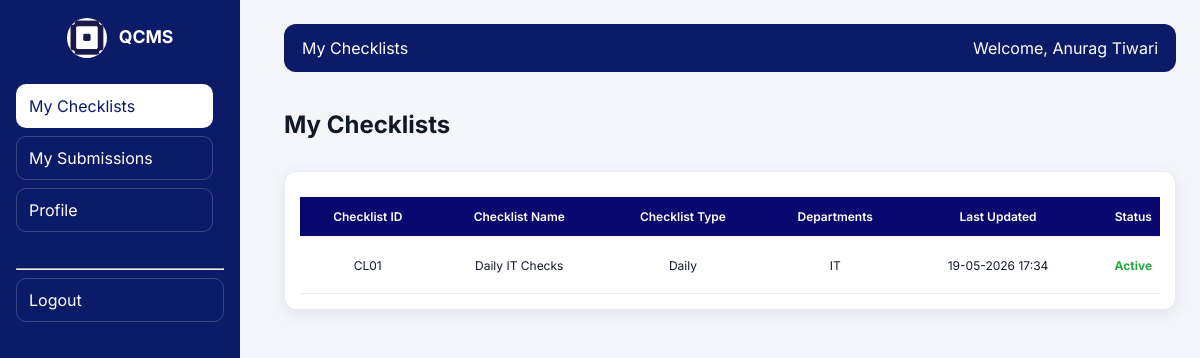
Screenshot of /my-checklists/ (signed in) with the database file from the repository.
### backend/models.py (models this page shows, shortened)
class ChecklistDefinition(models.Model):
    checklist_id = models.CharField(max_length=20, unique=True, db_index=True)
    name = models.CharField(max_length=255)
    checklist_type = models.ForeignKey(ChecklistType, on_delete=models.PROTECT, related_name='checklists')
    projects = models.ManyToManyField(Project, related_name='checklist_definitions', blank=True)
    departments = models.ManyToManyField(Department, related_name='checklist_definitions', blank=True)
    is_active = models.BooleanField(default=True)
    created_at = models.DateTimeField(auto_now_add=True)
    updated_at = models.DateTimeField(auto_now=True)
    class Meta:
        ordering = ['-updated_at']

class ChecklistType(models.Model):
    name = models.CharField(max_length=100, unique=True)
    is_active = models.BooleanField(default=True)
    created_at = models.DateTimeField(auto_now_add=True)
    updated_at = models.DateTimeField(auto_now=True)

class Department(models.Model):
    code = models.CharField(max_length=50, unique=True)
    name = models.CharField(max_length=200)
    is_active = models.BooleanField(default=True)
    created_at = models.DateTimeField(auto_now_add=True, null=True, blank=True)
    updated_at = models.DateTimeField(auto_now=True, null=True, blank=True)

### backend/views/user_panel.py (the view)
# urls.py: path('my-checklists/', views.my_checklists, name='my_checklists'),
def my_checklists(request):
    if not request.user.is_authenticated:
        return redirect('login')
    profile = get_user_profile(request.user)
    if not profile or profile.role not in {'User', 'HOD', 'Management'}:
        return redirect_for_profile(profile)
    checklists = Paginator(_checklists_for_profile(profile).order_by('-updated_at'), 8).get_page(request.GET.get('page'))
    return render(request, 'user_panel/my_checklists.html', {
        'checklists': checklists,
        'sidebar_menu': _sidebar_menu_for_role(profile.role),
    })

### backend/logging_service.py (called while the page is built)
def set_current_request(request):
    _current_request.set(request)

### backend/views/common.py (called while the page is built)
def get_user_profile(user):
    if not user or not user.is_authenticated:
        return None
    return UserProfile.objects.filter(user=user).first()

### backend/views/user_panel.py (called while the page is built)
def _sidebar_menu_for_role(role):
    items = [
        {'url': '/my-checklists/', 'label': 'My Checklists'},
        {'url': '/my-submissions/', 'label': 'My Submissions'},
        {'url': '/user/profile/', 'label': 'Profile'},
    ]
    if role == 'Management':
        items.insert(0, {'url': '/dashboard/', 'label': 'Dashboard'})
    return items

def _checklists_for_profile(profile):
    qs = ChecklistDefinition.objects.select_related('checklist_type').prefetch_related('projects', 'departments')
    if profile.role == 'Management':
        return qs
    if profile.role == 'HOD':
        return qs.filter(departments=profile.department)
    user_project = profile.project
    user_domain = profile.project.domain if profile.project else None
    return qs.filter(departments=profile.department).filter(
        Q(projects=user_project) | Q(projects__domain=user_domain),
    ).distinct()

### qcms/context_processors.py (called while the page is built)
def branding(request):
    return {
        'PROJECT_DISPLAY_NAME': getattr(settings, 'PROJECT_DISPLAY_NAME', 'QCMS - Quality Control Management System'),
        'PROJECT_SHORT_NAME': getattr(settings, 'PROJECT_SHORT_NAME', 'QCMS'),
    }

### frontend/templates/user_panel/my_checklists.html
{% extends 'user_panel/base_user.html' %}
{% load static %}
{% block topbar_title %}My Checklists{% endblock %}
{% block topbar_welcome %}Welcome, {{ request.user.get_full_name|default:request.user.username }}{% endblock %}
{% block content %}
<link rel="stylesheet" href="{% static 'admin_panel/checklist_response.css' %}" />
<link rel="stylesheet" href="{% static 'admin_users/admin_users.css' %}" />
<div class="panel-header">
  <h2>My Checklists</h2>
</div>
{% include 'admin_panel/partials/checklist_table.html' with checklist_view_mode=True %}
{% endblock %}

### frontend/templates/admin_panel/partials/checklist_table.html (shortened to what this page needs)
<div class="card">
  <div class="table-container">
    <table>
      <thead>
        <tr>
          <th>Checklist ID</th>
          <th>Checklist Name</th>
          <th>Checklist Type</th>
          <th>Departments</th>
          <th>Last Updated</th>
          <th>Status</th>
        </tr>
      </thead>
      <tbody id="checklistBody">
        {% for checklist in checklists %}
        <tr>
          <td>{{ checklist.checklist_id }}</td>
          <td>{{ checklist.name }}</td>
          <td>{{ checklist.checklist_type.name }}</td>
          <td>{% for department in checklist.departments.all %}{{ department.name }}{% if not forloop.last %}, {% endif %}{% endfor %}</td>
          <td>{{ checklist.updated_at|date:'d-m-Y H:i' }}</td>
          <td>{% if checklist.is_active %}<span class="active-text">Active</span>{% else %}<span class="inactive-text">Inactive</span>{% endif %}</td>
        </tr>
        {% empty %}
        <tr><td colspan="7">No checklists found.</td></tr>
        {% endfor %}
      </tbody>
    </table>
  </div>
</div>

### frontend/static/shared/table_system.css (style rules this page uses)
:root { --tbl-head: #080870; --tbl-head-text: #fff; --tbl-border: #e6eaf2; --tbl-row-hover: #eef2ff; }
.card { background: #fff; border: 1px solid var(--tbl-border); border-radius: 12px; padding: 14px; box-shadow: 0 2px 8px rgba(0, 0, 0, 0.04); }
.table-container, .table-responsive { width: 100%; overflow-x: auto; -webkit-overflow-scrolling: touch; }
.table-container table, .table-responsive .standard-table, table.standard-table { width: 100%; min-width: 1200px; border-collapse: collapse; table-layout: auto; }
.table-container thead th, .standard-table thead th { background: var(--tbl-head); color: var(--tbl-head-text); padding: 12px; font-size: 12px; font-weight: 600; text-align: left; white-space: nowrap; position: sticky; top: 0; z-index: 1; }
.table-container tbody td, .standard-table tbody td { padding: 12px; font-size: 12px; vertical-align: middle; border-bottom: 1px solid var(--tbl-border); overflow: hidden; text-overflow: ellipsis; white-space: nowrap; }

### frontend/static/admin_panel/checklist_response.css (style rules this page uses)
.panel-header { display: flex; justify-content: space-between; align-items: center; gap: 12px; margin-bottom: 12px; }

### frontend/static/admin_users/admin_users.css (style rules this page uses)
html, body { max-width: 100%; overflow-x: hidden; }
.card { background: #fff; padding: 15px; border-radius: 12px; box-shadow: 0 4px 15px rgba(0, 0, 0, 0.08); max-width: 100%; box-sizing: border-box; }
.table-container { width: 100%; max-width: 100%; overflow-x: auto; box-sizing: border-box; }
table { width: 100%; border-collapse: collapse; margin-top: 10px; min-width: 980px; }
thead { background: #0a1163; color: white; }
.card .table-container table thead th { text-align: center; }
th, td { padding: 12px 10px; font-size: 13px; text-align: center; border-bottom: 1px solid #eee; }
.active-text { color: #28a745; font-weight: bold; }

### frontend/templates/user_panel/base_user.html (style rules this page uses)
:root { --brand:#0b1b68; --bg:#f4f6fb; --card:#fff; --muted:#667085; }
* { box-sizing: border-box; }
body { margin:0; font-family:'Inter',sans-serif; background:var(--bg); color:#111827; }

### rows the page displays
ChecklistDefinition: checklist_id "CL01", name "Daily IT Checks", checklist_type.name "Daily", updated_at "19-05-2026 17:34", is_active "Active"
Department: name "IT"

### other values shown
{{ panel_title|default:PROJECT_SHORT_NAME }} "QCMS"
{{ item.label }} "My Checklists" "My Submissions" "Profile"
{{ request.user.get_full_name|default:request.user.username }} "Anurag Tiwari"
